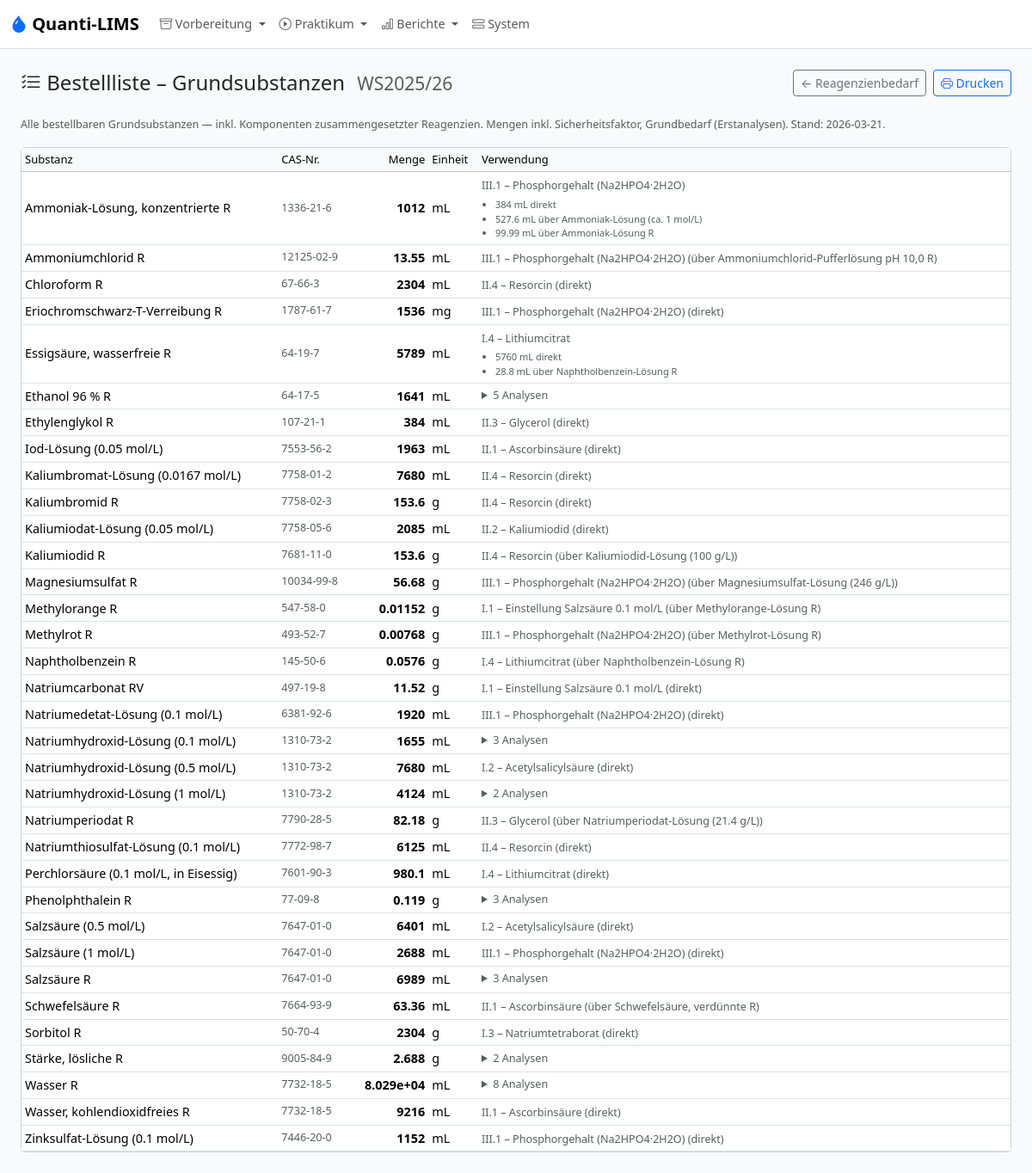
The app's page /reports/reagents/order-list, older data.
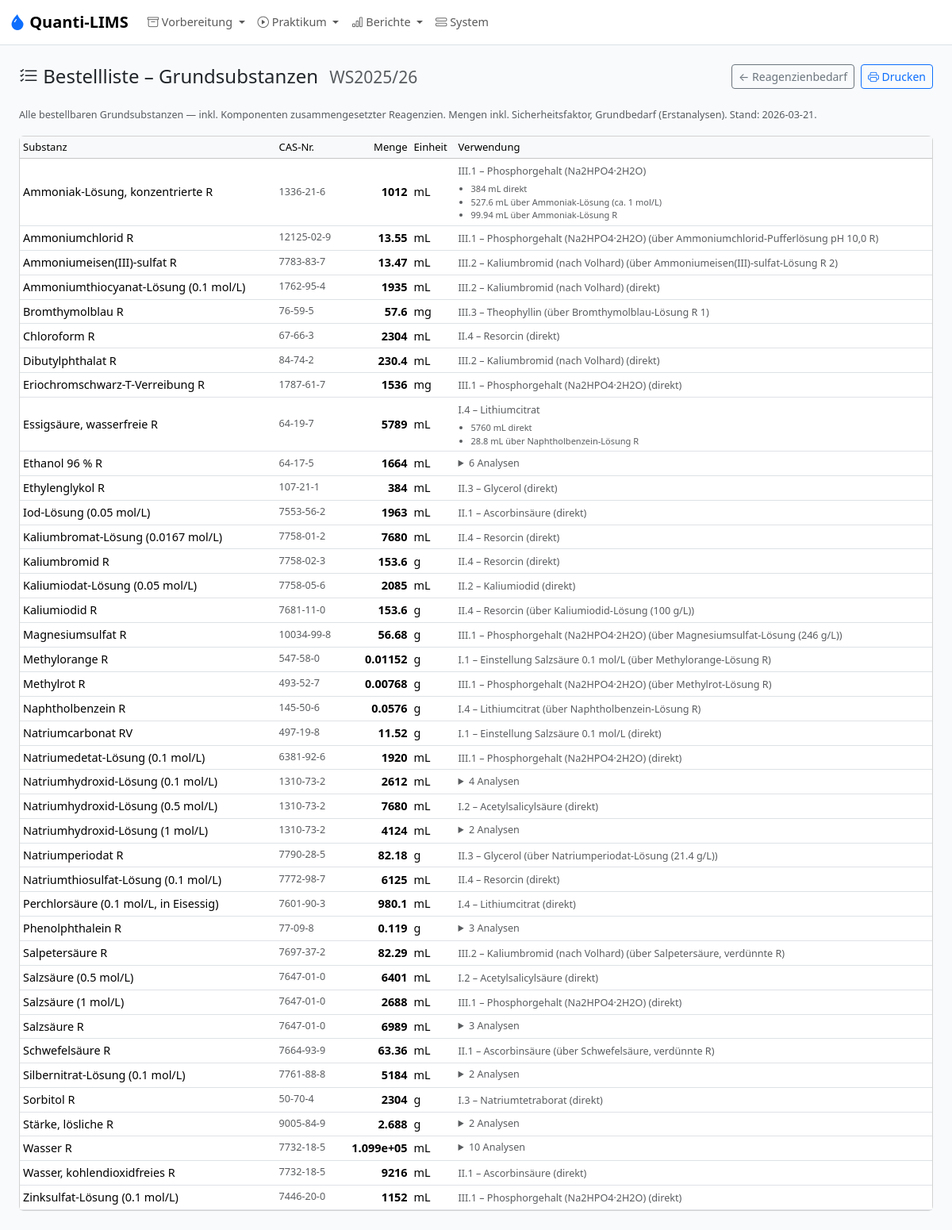
The same page, newer data.
### models.py (models this page shows)
class Reagent(db.Model):
    __tablename__ = "reagent"
    id = db.Column(db.Integer, primary_key=True)
    name = db.Column(db.String(200), unique=True, nullable=False)
    abbreviation = db.Column(db.String(50))
    is_composite = db.Column(db.Boolean, nullable=False, default=False)
    is_primary_standard = db.Column(db.Boolean, nullable=False, default=False)
    formula = db.Column(db.String(100))
    molar_mass_gmol = db.Column(db.Float)
    e_ab_g = db.Column(db.Float)
    base_unit = db.Column(UNIT_ENUM, nullable=False, default="mL")
    cas_number = db.Column(db.String(30))
    density_g_ml = db.Column(db.Float)
    hazard_symbols = db.Column(db.String(100))
    storage_info = db.Column(db.String(200))
    notes = db.Column(db.Text)
    position = db.Column(db.Integer, nullable=False, default=0)
    components = db.relationship(
        "ReagentComponent",
        foreign_keys="ReagentComponent.parent_reagent_id",
        back_populates="parent",
    )
    method_usages = db.relationship("MethodReagent", back_populates="reagent")
    primary_standard_methods = db.relationship("Method", back_populates="primary_standard")

### app.py (the view)
    @app.route("/reports/reagents/order-list")
    def reports_order_list():
        sem = active_semester()
        if not sem:
            return render_template(
                "reports/order_list.html", semester=None, items=[], generated=None, warnings=[]
            )
        from reagent_expansion import build_expansion
        from datetime import date as _date
        batches = SampleBatch.query.filter_by(semester_id=sem.id).all()
        result = build_expansion(batches)
        return render_template(
            "reports/order_list.html",
            semester=sem,
            items=result["order_items"],
            warnings=result["warnings"],
            generated=_date.today().isoformat(),
        )

### reagent_expansion.py (called while the page is built)
def _build_sources(raw: dict) -> list:
    from collections import defaultdict
    by_analysis: dict = defaultdict(list)
    for (analysis_info, via_label), amount in raw.items():
        by_analysis[analysis_info or ""].append({"amount": amount, "via": via_label})
    result = []
    for analysis_name in sorted(by_analysis):
        parts = sorted(
            by_analysis[analysis_name],
            key=lambda p: (p["via"] is not None, p["via"] or ""),
        )
        result.append({
            "analysis": analysis_name or "–",
            "total": sum(p["amount"] for p in parts),
            "parts": parts,
        })
    return result

### templates/reports/order_list.html (shortened to what this page needs)
{% extends "base.html" %}
{% block content %}
<div class="d-flex justify-content-between align-items-center mb-4">
  <h4 class="mb-0"><i class="bi bi-list-check"></i> Bestellliste – Grundsubstanzen
    {% if semester %}<span class="text-muted small ms-2">{{ semester.code }}</span>{% endif %}
  </h4>
  <div class="d-flex gap-2">
    <a class="btn btn-outline-secondary btn-sm" href="{{ url_for('reports_reagents') }}">← Reagenzienbedarf</a>
    <button class="btn btn-outline-primary btn-sm" onclick="window.print()"><i class="bi bi-printer"></i> Drucken</button>
  </div>
</div>
{% if not semester %}
<div class="alert alert-warning">Kein aktives Semester.</div>
{% elif not items %}
<div class="alert alert-info">Keine Reagenzien-Daten vorhanden.</div>
{% else %}
<p class="text-body-secondary small mb-3">
  Alle bestellbaren Grundsubstanzen — inkl. Komponenten zusammengesetzter Reagenzien.
  Mengen inkl. Sicherheitsfaktor, Grundbedarf (Erstanalysen). Stand: {{ generated }}.
</p>
<div class="card">
<div class="table-responsive">
<table class="table table-sm table-hover mb-0 align-middle" id="order-table">
<thead class="table-light">
<tr><th>Substanz</th><th>CAS-Nr.</th><th class="text-end">Menge</th><th>Einheit</th><th>Verwendung</th></tr>
</thead>
<tbody>
{% for item in items %}
<tr>
  <td>{{ item.name }}</td>
  <td class="text-muted small">{{ item.cas }}</td>
  <td class="text-end"><strong>{{ "%.4g"|format(item.total) }}</strong></td>
  <td>{{ item.unit }}</td>
  <td>
    {% if item.sources | length == 1 %}
      {% set s = item.sources[0] %}
      <span class="text-muted small">{{ s.analysis }}
        {% if s.parts | length == 1 %}
          {% if s.parts[0].via %} (über {{ s.parts[0].via }}){% else %} (direkt){% endif %}
        {% else %}
          <ul class="small mb-0 mt-1 ps-3">
            {% for p in s.parts %}
            <li>{{ "%.4g"|format(p.amount) }} {{ item.unit }}{% if p.via %} über {{ p.via }}{% else %} direkt{% endif %}</li>
            {% endfor %}
          </ul>
        {% endif %}
      </span>
    {% elif item.sources %}
      <details>
        <summary class="text-muted small" style="cursor:pointer">{{ item.sources | length }} Analysen</summary>
      </details>
    {% endif %}
  </td>
</tr>
{% endfor %}
</tbody>
</table>
</div>
</div>
{% endif %}
{% endblock %}

Row changes from the older to the newer data that the page shows:
changed Reagent "Ammoniak-Lösung R": amount "99.99" → "99.94"
added Reagent: name "Ammoniumeisen(III)-sulfat R", cas "7783-83-7", total "13.47", unit "mL", analysis "III.2 – Kaliumbromid (nach Volhard)", shown under "Bestellliste – Grundsubstanzen WS2025/26"
added Reagent: name "Ammoniumeisen(III)-sulfat-Lösung R 2"
added Reagent: name "Ammoniumthiocyanat-Lösung (0.1 mol/L)", cas "1762-95-4", total "1935", unit "mL", analysis "III.2 – Kaliumbromid (nach Volhard)", shows "(direkt)", shown under "Bestellliste – Grundsubstanzen WS2025/26"
added Reagent: name "Bromthymolblau R", cas "76-59-5", total "57.6", unit "mg", analysis "III.3 – Theophyllin", shown under "Bestellliste – Grundsubstanzen WS2025/26"
added Reagent: name "Bromthymolblau-Lösung R 1"
added Reagent: name "Dibutylphthalat R", cas "84-74-2", total "230.4", unit "mL", analysis "III.2 – Kaliumbromid (nach Volhard)", shows "(direkt)", shown under "Bestellliste – Grundsubstanzen WS2025/26"
changed Reagent "Ethanol 96 % R": total "1641" → "1664"; sources|length "5" → "6"
changed Reagent "Natriumhydroxid-Lösung (0.1 mol/L)": total "1655" → "2612"; sources|length "3" → "4"
added Reagent: name "Salpetersäure R", cas "7697-37-2", total "82.29", unit "mL", analysis "III.2 – Kaliumbromid (nach Volhard)", shown under "Bestellliste – Grundsubstanzen WS2025/26"
added Reagent: name "Salpetersäure, verdünnte R"
added Reagent: name "Silbernitrat-Lösung (0.1 mol/L)", cas "7761-88-8", total "5184", unit "mL", sources|length "2", shown under "Bestellliste – Grundsubstanzen WS2025/26"
changed Reagent "Wasser R": total "8.029e+04" → "1.099e+05"; sources|length "8" → "10"
